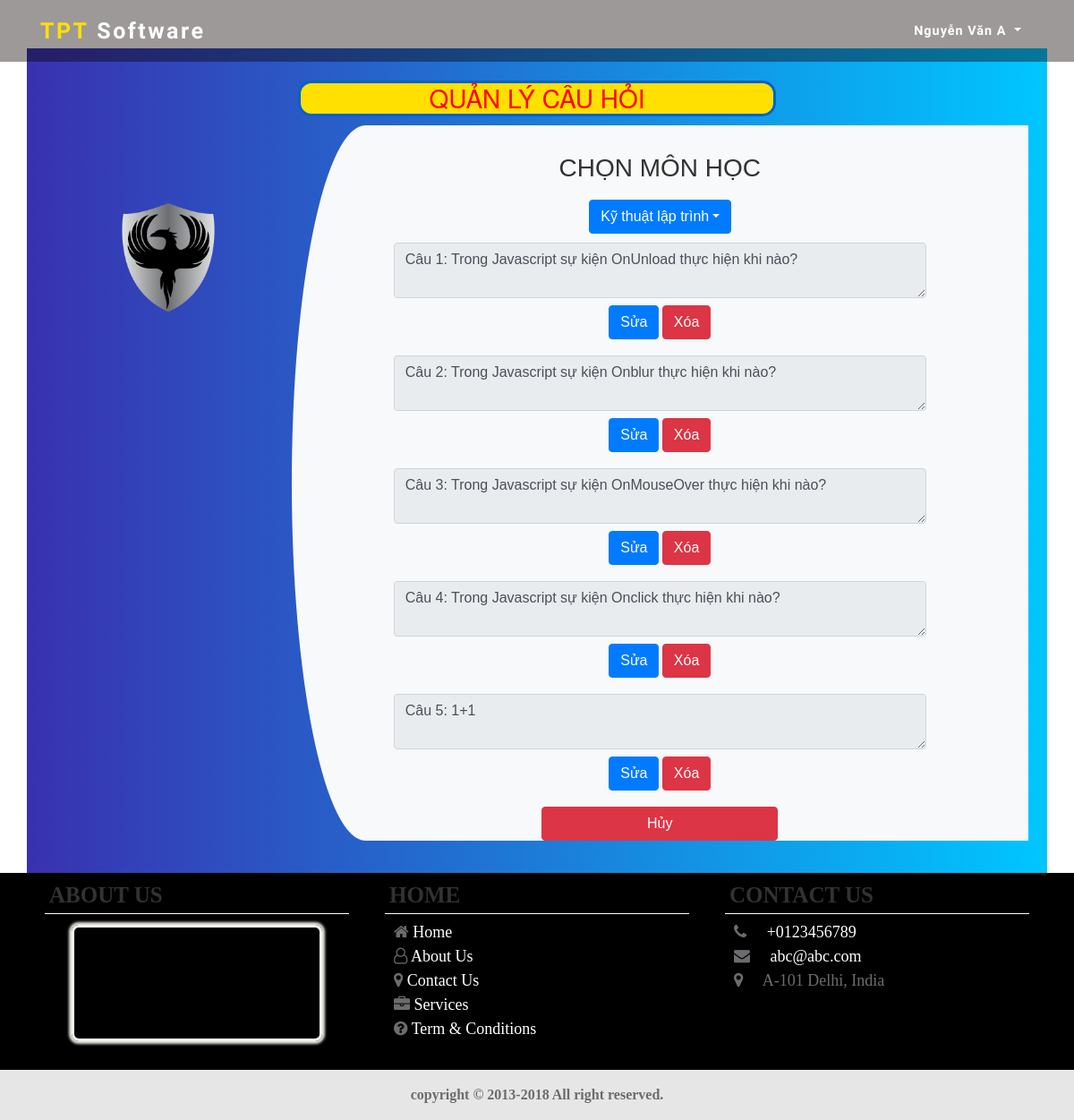
/user/view/answer_control.php?id_subject=1 (signed in), run on the app's committed database.
### tables this page shows
CREATE TABLE `tb_user` (
  `id_user` int(11) NOT NULL,
  `name` varchar(20) NOT NULL,
  `address` varchar(50) DEFAULT NULL,
  `phone` varchar(10) DEFAULT NULL,
  `gender` varchar(4) DEFAULT NULL,
  `id_pack_subject` int(11) NOT NULL,
  `account` varchar(50) NOT NULL,
  `password` varchar(50) NOT NULL
);

CREATE TABLE `tb_subject` (
  `id_subject` int(11) NOT NULL,
  `name_subject` varchar(150) NOT NULL,
  `year` varchar(11) NOT NULL,
  `id_pack_subject` int(11) NOT NULL
);

CREATE TABLE `tb_question` (
  `id_question` int(11) NOT NULL,
  `content` text NOT NULL,
  `level` char(1) NOT NULL,
  `id_subject` int(11) NOT NULL
);

### user/view/answer_control.php (the view, shortened to what this page needs)
<?php
    include"../../connect/connectDB.php";
?>
<!DOCTYPE html>
<html>
<head>
    <link href="/create-quest/css/bootstrap.min.css" rel="stylesheet" id="bootstrap-css">
    <link rel="stylesheet" type="text/css" href="/create-quest/css/footer.css">
    <link href="https://maxcdn.bootstrapcdn.com/font-awesome/4.7.0/css/font-awesome.min.css" rel="stylesheet">
    <link rel="stylesheet" type="text/css" href="/create-quest/css/easyui.css">
    <link rel="stylesheet" type="text/css" href="/create-quest/css/registeruser.css">
    <link rel="stylesheet" type="text/css" href="/create-quest/css/icon.css">
    <link rel="stylesheet" type="text/css" href="/create-quest/css/demo.css">
    <link rel="stylesheet" type="text/css" href="/create-quest/css/header.css">
</head>
<body>
<nav class="navbar navbar-expand-md navbar-dark fixed-top" id="banner">
    <div class="container">
  <a class="navbar-brand" href="../../index.php"><span>TPT</span> Software</a>
  <div class="collapse navbar-collapse" id="collapsibleNavbar">
        <ul class="navbar-nav ml-auto">
        <?php
          if(isset($_SESSION['id_user'])){
            $id_user = $_SESSION['id_user'];
            $sql = mysqli_query($con,"SELECT * FROM tb_user WHERE id_user ='$id_user'");
            $row = mysqli_fetch_assoc($sql);
        ?>
        <li class="nav-item dropdown">
          <a class="nav-link dropdown-toggle" href="#" id="navbardrop" data-toggle="dropdown">
            <?php echo $row['name'] ?>
          </a>
        </li>
        <?php
          }else{
        ?>
        <li class="nav-item">
            <a class="nav-link" href="user/view/formlogin.html">Đăng nhập</a>
          </li>
        <?php
        } ?>
        </ul>
      </div>
        </div>
    </nav>
<br>
<form method="POST" action="../view/createquest.php">
    <div class="container register">
        <h3 class="title-header">Quản lý câu hỏi</h3>
        <div class="row">
            <div class="col-md-3 register-left">
                <img src="../css/img/phoenix.png"/>
            </div>
            <div class="col-md-9 register-right">
                <div class="tab-content" id="myTabContent">
                    <div class="tab-pane fade show active text-center" id="home" role="tabpanel" aria-labelledby="home-tab">
                        <h3>Chọn môn học</h3>
                        <div class="input-group-prepend">
                            <div class="dropdown" style="margin: auto;">
                                <?php
                                if(isset($_GET['id_subject'])){
                                    $id_subject = $_GET['id_subject'];
                                    $sql1 = mysqli_query($con,"SELECT * FROM tb_subject WHERE id_subject = '$id_subject' ORDER BY id_subject");
                                    $row1 = mysqli_fetch_assoc($sql1);
                                ?>
                              <button class="btn btn-primary dropdown-toggle" type="button" data-toggle="dropdown"  onclick="$(this).next().toggleClass('show')"><?php echo $row1['name_subject'] ;?></button>
                            <?php }else{
                                ?>
                                <button class="btn btn-primary dropdown-toggle" type="button" data-toggle="dropdown"  onclick="$(this).next().toggleClass('show')">Môn học</button>
                            <?php
                              }
                              ?>
                            </div>
                            <br>
                        </div>
                            <div>
                            <?php
                                if(isset($_GET['id_subject'])){
                                    $id_subject = $_GET['id_subject'];
                                    $sql1 = mysqli_query($con,"SELECT * FROM `tb_question` WHERE id_subject = '$id_subject' ORDER BY `id_question` ASC");
                                    $i = 1;
                                    while ($row1 = mysqli_fetch_assoc($sql1)) {
                            ?>
                                <textarea type="text" disabled="disabled" class="form-control col-md-9" aria-label="Text input with dropdown button" name="quest">Câu <?php echo $i.': '.$row1['content'] ?>
                                </textarea>
                                <div class="pd-2 pt-2">
                                <a class="btn btn-primary" href="/create-quest/user/view/update_answer.php?id_question=<?php echo $row1['id_question'];?>">Sửa</a>
                                <a class="btn btn-danger" href="/create-quest/user/model/update_answer.php?id_quest_delete=<?php echo $row1['id_question'];?>">Xóa</a>
                                 </div>
                                <br>
                            <?php
                                    $i++;
                                    }
                                }
                            ?>
                            </div>
                        <button class="btn btn-danger col-md-4" name="cancel">Hủy</button>
                    </div>
                </div>
            </div>
        </div>
    </div>
</form>
<?php
    include"../../footer/footer.php"
?>

### footer/footer.php (shortened to what this page needs)
<div class="footer">
	<div class="footer1">
<div class="container-fluid">
	<div class="container ">
	<div class="row">
		<div class="col-sm-4">
		  <h2>About Us</h2><p>
        <div class="myframegmap">
               <iframe src="https://www.google.com/maps/embed?pb=!1m14!1m12!1m3!1d7857.274073231999!2d105.76770325832!3d10.04678013813528!2m3!1f0!2f0!3f0!3m2!1i1024!2i768!4f13.1!5e0!3m2!1svi!2s!4v1539163640606" width="600" height="450" frameborder="0" style="border:0" allowfullscreen></iframe>
        </div></p><br>
		</div>
		<div class="col-sm-4">
			<h2>Home</h2>
			<p>
				<i class="fa fa-home"></i><a href="#"> Home</a><br>
				<i class="fa fa-user-o"></i><a href="#"> About Us</a><br>
				<i class="fa fa-map-marker"></i><a href="#"> Contact Us</a><br>
				<i class="fa fa-briefcase"></i><a href="#"> Services</a><br>
				<i class="fa fa-question-circle"></i><a href="#"> Term & Conditions</a><br><br>
			</p>
		</div>
		<div class="col-sm-4 ">
			<h2>Contact Us</h2>
			<p >
				<i class="fa fa-phone"></i>    <a href="tel:0123456789"> +0123456789</a><br>
				<i class="fa fa-envelope"></i>    <a href="mailto:abc@abc.com"> abc@abc.com</a><br>
				<i class="fa fa-map-marker"></i>     A-101 Delhi, India
			</p>
			<br>
		</div>
	</div>
</div>
</div></div>
<div class="footer2">
	<div class="container-fluid">
	<div class="container">
		<div class="row">
			<div class="col-sm-12 text-center"><p><strong>copyright © 2013-2018 All right reserved.</strong></p></div>
		</div>
	</div>
</div>
</div>
</div>
</body>
</html>

### css/footer.css (style rules this page uses)
.footer1 { background-color: black; color: white; }
.footer1 h2 { margin: 5px; padding: 8px; font-size: 25px; font-family: "Times New Roman", Times, serif; }
.footer1 a { color: white; }
.footer1 p { margin: 5px; padding-top: 2px; padding-left: 10px; font-size: 18px; font-family: "Times New Roman", Times, serif; }
.footer1 h2 { margin: 5px; padding: 5px; border-bottom: 1px solid white; }
.footer2 { background-color: #e6e6e6; color: black; }
.footer2 p { margin: 8px; padding: 8px; font-size: 16px; font-family: "Times New Roman", Times, serif; }
.myframegmap { border: 3px solid #f6f5f0; border-radius: 8px; height: 130px; width: 80%; box-shadow: 0px 0px 3px 3px #e7e4dc; overflow: hidden; position: relative; margin: 0 auto; }

### css/registeruser.css (style rules this page uses)
.register { background: -webkit-linear-gradient(left, #3931af, #00c6ff); margin-top: 3%; padding: 3%; }
.register-left { text-align: center; color: #fff; margin-top: 4%; }
.register-right { background: #f8f9fa; border-top-left-radius: 10% 50%; border-bottom-left-radius: 10% 50%; }
.register-left img { margin-top: 15%; margin-bottom: 5%; width: 55%; -webkit-animation: mover 2s infinite alternate; animation: mover 1s infinite alternate; }
.title-header { background-color: #ffe000; border-radius: 15px 15px; border: 3px solid #0062cc; width: 50%; text-align: center; color: red; font-family: 'Helvetica Neue'; margin: auto auto 10px auto; }
.input-group-prepend { padding: 10px; }

### css/demo.css (style rules this page uses)
body { font-family:verdana,helvetica,arial,sans-serif; padding:20px; font-size:12px; margin:0; }
h2 { font-size:18px; font-weight:bold; margin:0; margin-bottom:15px; }

### css/header.css (style rules this page uses)
body { padding: 0; }
p { color:#6c6c6f; font-size:1em; }
h1,h2,h3,h4,h5,h6 { color:#323233;text-transform:uppercase; }
.navbar-brand span { color: #ffe000; font-size:25px;font-weight:700;letter-spacing:0.1em; font-family: 'Kaushan Script','Helvetica Neue',Helvetica,Arial,cursive; }
.navbar-brand { color: #fff!important; font-size:25px; font-family: 'Kaushan Script','Helvetica Neue',Helvetica,Arial,cursive; font-weight:700; letter-spacing:0.1em; }
.navbar-nav .nav-item .nav-link { padding: 1.1em 1em!important; font-size: 120%; font-weight: 500; letter-spacing: 1px; color: #fff; font-weight: bold; font-family: 'Gothic A1', sans-serif; }
nav { background: rgba(10, 0, 0, 0.4); -webkit-transition: padding-top .3s,padding-bottom .3s; -moz-transition: padding-top .3s,padding-bottom .3s; transition: padding-top .3s,padding-bottom .3s; border: none; }
#home { padding-top: 4%; }
textarea.form-control.col-md-9 { margin-left: auto; margin-right: auto; }

### data on the page
tb_user: name "Nguyễn Văn A"
tb_subject: name_subject "Kỹ thuật lập trình"
tb_question: quest "Câu 1: Trong Javascript sự kiện OnUnload thực hiện khi nào?"
tb_question: quest "Câu 2: Trong Javascript sự kiện Onblur thực hiện khi nào?"
tb_question: quest "Câu 3: Trong Javascript sự kiện OnMouseOver thực hiện khi nào?"
tb_question: quest "Câu 4: Trong Javascript sự kiện Onclick thực hiện khi nào?"
tb_question: quest "Câu 5: 1+1"
